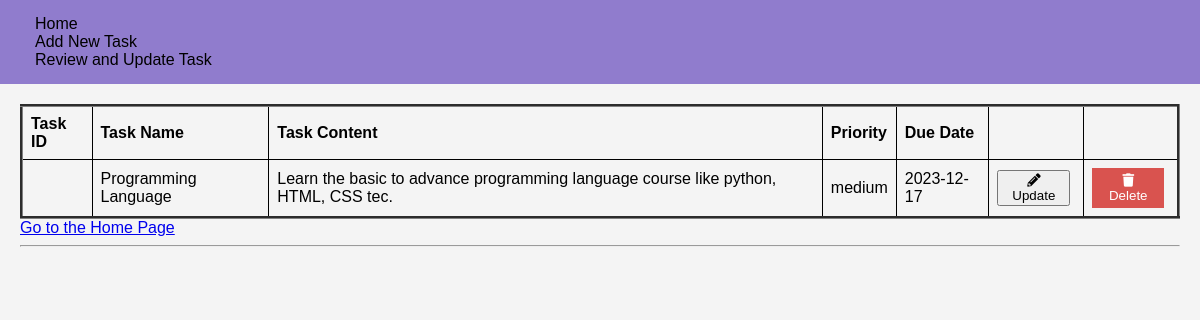
/list (signed in), run on the app's committed database.
### tables this page shows
CREATE TABLE tasks (
            id INTEGER PRIMARY KEY AUTOINCREMENT,
            task TEXT NOT NULL,
            task_content TEXT,
            prio INTEGER,
            dd DATE,
            user_id INTEGER,
            FOREIGN KEY (user_id) REFERENCES users (id)
        );

### app.py (the view)
@app.route('/list')
def list():
    if 'user_id' in session:
        user_id = session['user_id']
        con = sqlite3.connect("todo.db")
        con.row_factory = sqlite3.Row
        cur = con.cursor()
        cur.execute("SELECT rowid, * FROM tasks WHERE user_id=?", (user_id,))
        rows = cur.fetchall()
        con.close()
        return render_template("list.html", rows=rows)
    else:
        flash('Unauthorized access. Please log in.', 'danger')
        return redirect(url_for('login'))

### templates/list.html (shortened to what this page needs)
{% extends "layout.html" %}
{% block content %}
        <table border="3px">
            <thead>
                <td><strong>Task ID</strong></td>
                <td><strong>Task Name</strong></td>
                <td><strong>Task Content</strong></td>
                <td><strong>Priority</strong></td>
                <td><strong>Due Date</strong></td>
                <td></td>
                <td></td>
            </thead>
            {% for row in rows %}
            <tr>
                <td>{{ row["rowid"] }}</td>
                <td>{{ row["task"] }}</td>
                <td>{{ row["task_content"]}}</td>
                <td>{{ row["prio"] }}</td>
                <td>{{ row["dd"] }}</td>
                <td>
                    <form action="{{url_for('edit', row_id=row['rowid'])}}" method="POST">
                        <button type="submit" value="Update-btn">
                            <i class="fa fa-pencil-alt"></i> Update
                        </button>
                    </form>
                </td>
                <td>
                    <form onsubmit="return confirm('Are you sure you want to DELETE this task from the Database?');" action="{{ url_for('delete') }}" method="POST">
                        <button type="submit" class="delete-btn">
                            <i class="fa fa-trash"></i> Delete
                        </button>
                    </form>
                </td>
            </tr>
            {% endfor %}
        </table>
        <a href="/">Go to the Home Page</a>
{% endblock %}

### templates/layout.html (style rules this page uses)
body { font-family: Arial, sans-serif; margin: 0; padding: 0; background-color: #f4f4f4; }

### templates/list.html (style rules this page uses)
table { border-collapse: collapse; width: 100%; }
th, td { border: 1px solid black; padding: 8px; text-align: left; }
form { display: inline-block; margin-right: 5px; }
.delete-btn, .update-btn { color: white; border: none; padding: 5px 10px; cursor: pointer; }
.delete-btn { background-color: #d9534f; }

### data on the page
tasks: task "Programming Language", task_content "Learn the basic to advance programming language course like python, HTML, CSS tec.", prio "medium", dd "2023-12-17"
